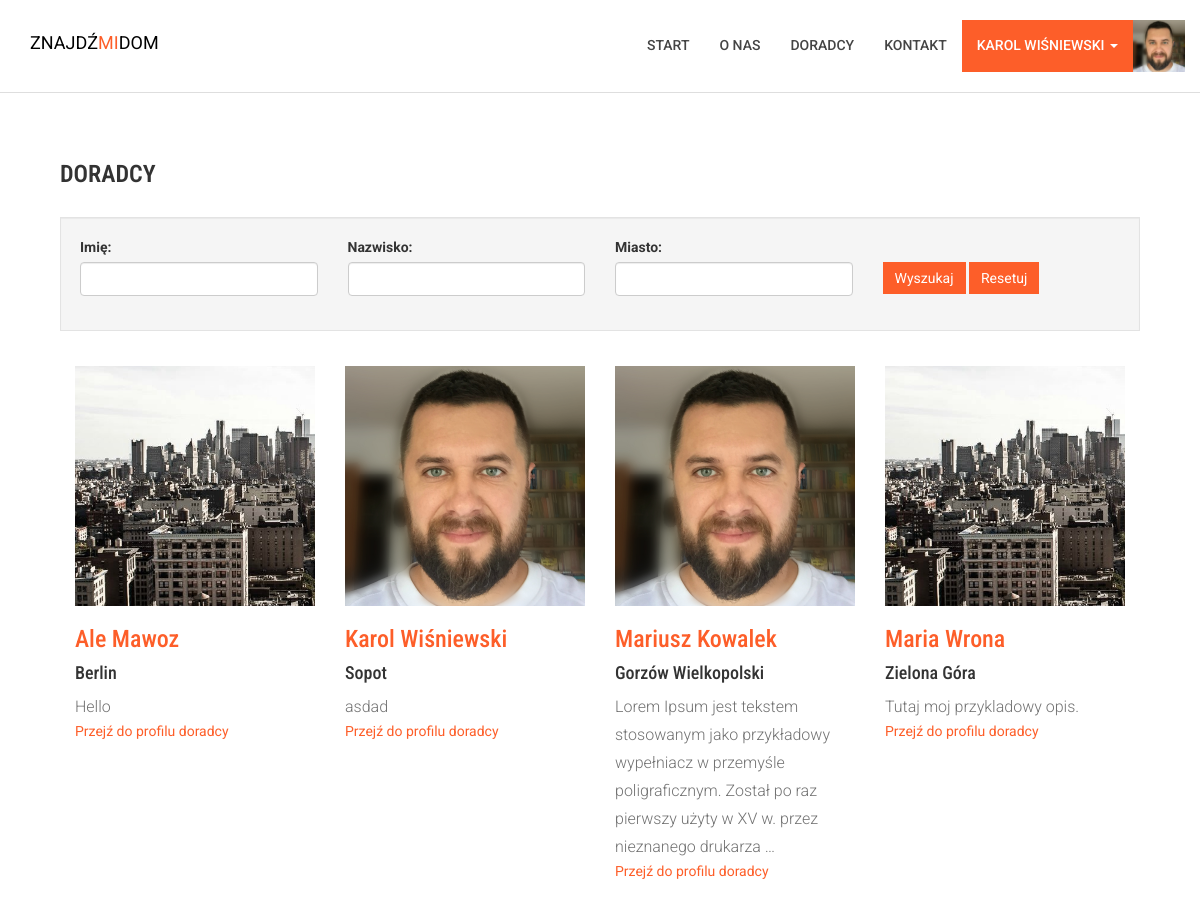
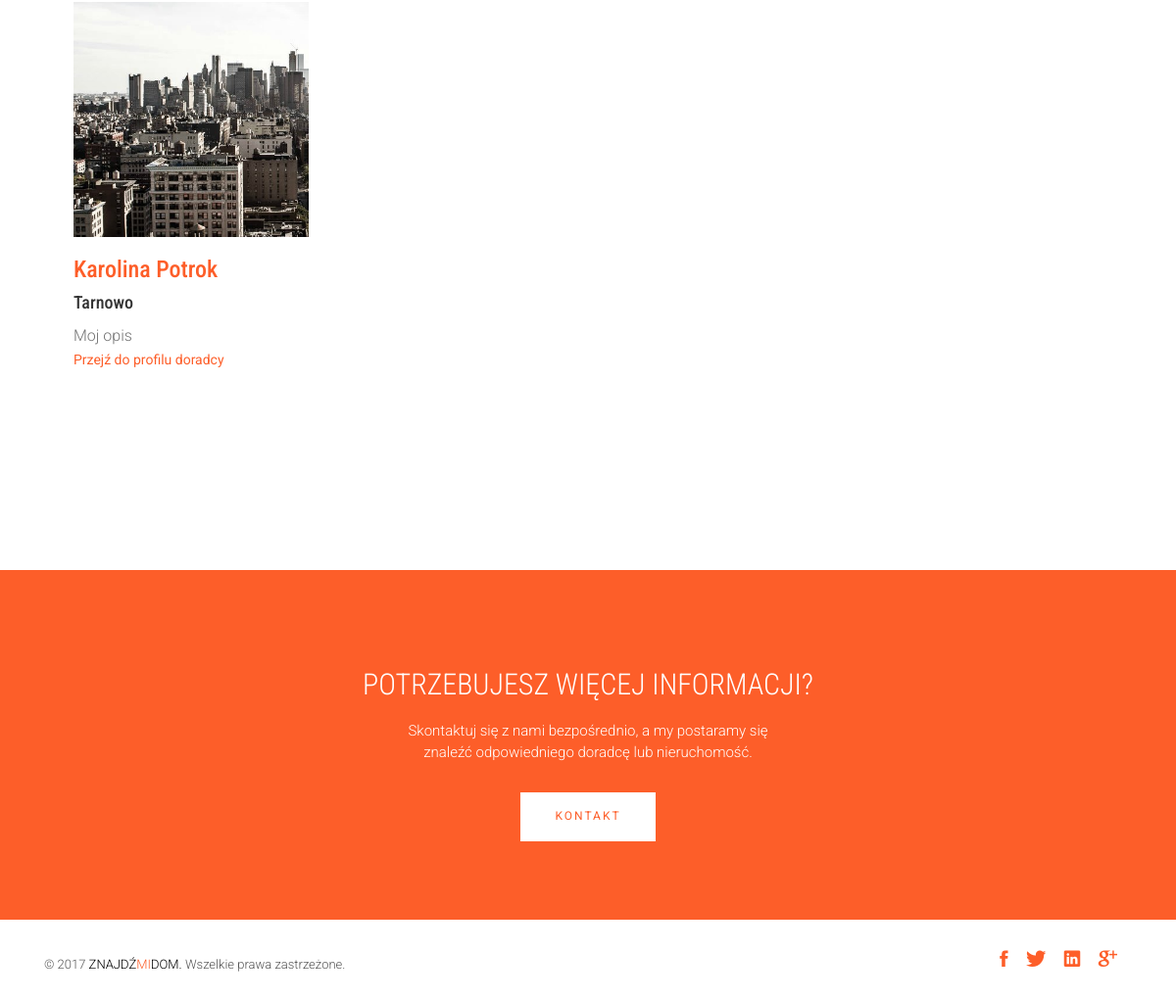
Page /profiles/ (signed in) on the committed database (2 pictures, top to bottom).
### profiles/models.py (models this page shows, shortened)
class Profile(models.Model):
	def validate_image(fieldfile_obj):
		filesize = fieldfile_obj.file.size
		megabyte_limit = 1
		if filesize > megabyte_limit*1024*1024:
			raise ValidationError("Zbyt duży rozmiar pliku. Użyj zdjęcia o rozmiarze poniżej %sMB" % str(megabyte_limit))
	user = models.OneToOneField(User, blank=True, null=True)
	avatar = models.ImageField(upload_to='avatar', blank=True, validators=[validate_image])
	description = models.TextField(blank=True)
	city = models.CharField(max_length=100, blank=True)
	updated = models.DateTimeField(auto_now=True, auto_now_add=False)
	timestamp = models.DateTimeField(auto_now=False, auto_now_add=True)

### profiles/views.py (the view)
def profile_list(request):
	profile_list = Profile.objects.filter(city__gt='', description__gt='')
	profile_filter = ProfileFilter(request.GET, queryset=profile_list)
	return render(request, 'profiles/profile_list.html', {'filter': profile_filter})

### profiles/templates/profiles/profile_list.html (shortened to what this page needs)
{% extends "base.html" %}
{% load static from staticfiles %}
{% load crispy_forms_tags %}
{% load widget_tweaks %}
{% block content%}
<section id="about">
    <div class="container">
        <div class="row">
            <div class="col-md-12 col-sm-12">
                <div class="block wow fadeInLeft" data-wow-delay=".3s" data-wow-duration="500ms">
                    <h2>
                    Doradcy
                    </h2>
                    <form method="get">
                    <div class="well">
                        <div class="row">
                            <div class="form-group col-md-3 col-sm-3">
                              {{ filter.form.user__first_name.label_tag }}
                              {% render_field filter.form.user__first_name class="form-control" %}
                            </div>
                            <div class="form-group col-md-3 col-sm-3">
                              {{ filter.form.user__last_name.label_tag }}
                              {% render_field filter.form.user__last_name class="form-control" %}
                            </div>
                            <div class="form-group col-md-3 col-sm-3">
                              {{ filter.form.city.label_tag }}
                              {% render_field filter.form.city class="form-control" %}
                            </div>
                            <div class="form-group col-md-3 col-sm-3">
                                <div class="filter-btns">
                                    <button type="submit" class="btn btn-default orange">Wyszukaj</button>
                                    <a href="{% url 'profiles:list' %}" class="btn btn-default orange">Resetuj</a>
                                </div>
                            </div>
                        </div>
                    </div>
                    </form>
                    <p>
                        {% for profile in filter.qs %}
                        <div class="col-md-3 col-sm-6 profile-list-item">
                        {% if profile.avatar %}
                        <a href="{% url 'profiles:detail' pk=profile.pk %}">
                            <img src="{{ profile.avatar.url}}" class="img-responsive" alt="{{ profile.user.get_full_name }}" width=300></a>
                        {% else %}
                        <a href="{% url 'profiles:detail' pk=profile.pk %}">
                            <img src="{% static 'images/avatar-default.jpg' %}"  class="img-responsive" alt="{{ profile.user.get_full_name }}" width=300>
                        </a>
                        {% endif %}
                            <h3><a href="{% url 'profiles:detail' pk=profile.pk %}">{{ profile.user.get_full_name }}</a></h3>
                            {% if profile.city %}
                            <h4> {{ profile.city }}</h4>
                            {% endif %}
                            <p class="profile-description-list">{{ profile.description|truncatewords_html:22 }}</p>
                            <a href="{% url 'profiles:detail' pk=profile.pk %}" class="profil-link">Przejź do profilu doradcy</a>
                        </div>
                        {% endfor %}
                    </p>
                </div>
            </div>
        </div>
    </div>
</section>
{% endblock %}

### templates/base.html (shortened to what this page needs)
{% load static from staticfiles %}
<!DOCTYPE html>
<html class="no-js">
    <head>
        <link rel="stylesheet" href="{% static 'css/bootstrap.min.css' %}">
        <link rel="stylesheet" href="{% static 'css/ionicons.min.css' %}">
        <link rel="stylesheet" href="{% static 'css/animate.css' %}">
        <link rel="stylesheet" href="{% static 'css/slider.css' %}">
        <link rel="stylesheet" href="{% static 'css/main.css' %}">
        <link rel="stylesheet" href="{% static 'css/responsive.css' %}">
    </head>
    <body>
        <header id="top-bar" class="navbar-fixed-top animated-header">
            <div class="container">
                <div class="navbar-header">
                    <div class="navbar-brand">
                        <a href="{% url 'home' %}" >
                            <span style="color: #000">ZNAJDŹ</span><span style="color: #fd5e29">MI</span><span style="color: #000">DOM</span>
                        </a>
                    </div>
                </div>
                <nav class="collapse navbar-collapse navbar-right" role="navigation">
                    <div class="main-menu">
                        <ul class="nav navbar-nav navbar-right">
                            <li>
                                <a href="{% url 'home' %}" >Start</a>
                            </li>
                            <li><a href="{% url 'about' %}">O nas</a></li>
                            <li><a href="{% url 'profiles:list' %}">Doradcy</a></li>
                            <li><a href="{% url 'contact' %}">Kontakt</a></li>
                            {% if user.is_authenticated %}
							  <li class="dropdown">
                                <a href="{% url 'panel' %}" class="dropdown-toggle btn-panel">{{ user.get_full_name }} <span class="caret"></span></a>
                                </li>
                                <li>
                                    {% if user.profile.avatar %}
                                <img src="{{ user.profile.avatar.url}}" id="profil-nav" class="img-responsive" alt="{{ profile.user.get_full_name }}" width=52>
                    {% else %}
                            <img src="{% static 'images/avatar-default.jpg' %}" id="profil-nav" class="img-responsive" alt="{{ profile.user.get_full_name }}" width=52>
                    {% endif %}
                                </li>
							    {% else %}
							    <li><a href="{% url 'account_login' %}">Logowanie</a></li>
							    <li><a href="{% url 'account_signup' %}">Rejestracja</a></li>
							{% endif %}
                        </ul>
                    </div>
                </nav>
            </div>
        </header>
        <section id="messages">
            <div class="container">
                <div class="row">
                    <div class="col-md-12">
                    </div>
                </div>
            </div>
        </section>
{% block content %}
{% endblock %}
            <section id="call-to-action">
                <div class="container">
                    <div class="row">
                        <div class="col-md-12">
                            <div class="block">
                                <h2 class="title wow fadeInDown" data-wow-delay=".3s" data-wow-duration="500ms">POTRZEBUJESZ WIĘCEJ INFORMACJI?</h1>
                                <p class="wow fadeInDown" data-wow-delay=".5s" data-wow-duration="500ms">Skontaktuj się z nami bezpośrednio, a my postaramy się<br>znaleźć odpowiedniego doradcę lub nieruchomość.</p>
                                <a href="{% url 'contact' %}" class="btn btn-default btn-contact wow fadeInDown" data-wow-delay=".7s" data-wow-duration="500ms">Kontakt</a>
                            </div>
                        </div>
                    </div>
                </div>
            </section>
            <footer id="footer">
                <div class="container">
                    <div class="col-md-8">
                        <p class="copyright">&copy; <span>2017</span>    <a href="{% url 'home' %}" >
                            <span style="color: #000">ZNAJDŹ</span><span style="color: #fd5e29">MI</span><span style="color: #000">DOM.</span>
                        </a> Wszelkie prawa zastrzeżone.
                    </div>
                    <div class="col-md-4">
                        <ul class="social">
                            <li>
                                <a href="#" class="Facebook">
                                    <i class="ion-social-facebook"></i>
                                </a>
                            </li>
                            <li>
                                <a href="#" class="Twitter">
                                    <i class="ion-social-twitter"></i>
                                </a>
                            </li>
                            <li>
                                <a href="#" class="Linkedin">
                                    <i class="ion-social-linkedin"></i>
                                </a>
                            </li>
                            <li>
                                <a href="#" class="Google Plus">
                                    <i class="ion-social-googleplus"></i>
                                </a>
                            </li>
                        </ul>
                    </div>
                </div>
            </footer>
        </body>
    </html>

### assets/css/main.css (style rules this page uses)
body { font-family: 'Roboto', sans-serif; }
h1, h2, h3, h4, h5, h6 { font-family: 'Roboto Condensed', sans-serif; }
p { font-family: 'Roboto', sans-serif; line-height: 22px; font-size: 16px; font-weight: 300; }
ul { padding-left: 0; }
ul li { list-style: none; }
h2 { font-size: 26px; }
a { color: #fd5e29; }
a.profil-link { font-weight: 400; }
.title { font-size: 30px; line-height: 1.1; font-weight: 300; color: #333; text-transform: uppercase; margin-bottom: 20px; }
.navbar-header .navbar-brand { padding: 5px 0; }
.navbar-header .navbar-brand a { height: auto; display: inline-block; margin-top: 8px; }
#top-bar { background: #fff; color: #fff; -webkit-transition: all 0.2s ease-out 0s; transition: all 0.2s ease-out 0s; padding: 15px 0; -webkit-box-shadow: 0 0 3px 0 rgba(0, 0, 0, 0.1); box-shadow: 0 0 3px 0 rgba(0, 0, 0, 0.1); border-bottom: 1px solid #dedede; }
#top-bar.animated-header { padding: 20px 0; background: #ffffff; box-shadow: none; }
#top-bar .main-menu li > a { color: #444; }
#top-bar .main-menu li { position: relative; }
#top-bar .main-menu li a { font-size: 14px; font-weight: 500; border-bottom: 2px solid transparent; -webkit-transition: .3s all; -o-transition: .3s all; transition: .3s all; text-transform: uppercase; }
#call-to-action { background: #fd5e29; background-size: cover; background-attachment: fixed; padding: 80px 0; text-align: center; position: relative; color: #fff; }
#call-to-action .block { position: relative; z-index: 99; color: #fff; }
#call-to-action .block h2 { margin-bottom: 15px; color: #fff; }
#call-to-action .block p { font-size: 15px; font-weight: 300; font-family: 'Roboto', sans-serif; margin-top: 20px; }
#call-to-action .block .btn-contact { background: #fff; border: none; color: #fd5e29; padding: 16px 35px; margin-top: 20px; font-size: 12px; letter-spacing: 2px; text-transform: uppercase; border-radius: 0; }
#about { padding: 30px 0 30px; }
#about .block { padding: 20px 30px 0 30px; }
#about .block h2 { font-size: 24px; font-weight: 600; margin-bottom: 30px; text-transform: uppercase; }
#about .block p { color: #727272; font-size: 16px; line-height: 28px; margin-bottom: 35px; }
#about .block img { max-width: 100%; }
#footer { background: #fff; padding: 25px 0; color: #555; }
#footer .copyright { font-size: 13px; margin-bottom: 0; margin-top: 10px; }
#footer .copyright a { color: #fd5e29; }
#footer .social { text-align: right; margin-bottom: 0; }
#footer .social li { display: inline-block; margin-right: 15px; }
#footer .social li a { font-size: 22px; color: #fd5e29; }
#messages { margin-top: 90px; }
#top-bar .main-menu li > a.dropdown-toggle.btn-panel { background-color: #fd5e29; color: #fff; }
.profile-list-item { min-height: 550px; }
#about .block p.profile-description-list { margin-bottom: 0; }
.well { border-radius: 0; -webkit-box-shadow: 0; box-shadow: 0; }
.filter-btns { padding-top: 20px; }
.btn.btn-default.orange { background-color: #fd5e29; color: #fff; border-radius: 0; border: none; margin-top: 5px; }

### rows in the picture
Profile: user.get_full_name "Ale Mawoz", city "Berlin", description "Hello"
Profile: avatar (picture), user.get_full_name "Karol Wiśniewski", city "Sopot", description "asdad"
Profile: avatar (picture), user.get_full_name "Mariusz Kowalek", city "Gorzów Wielkopolski", description "Lorem Ipsum jest tekstem stosowanym jako przykładowy wypełniacz w przemyśle poligraficznym. Został po raz pierwszy użyty w XV w. przez nieznanego drukarza …"
Profile: user.get_full_name "Maria Wrona", city "Zielona Góra", description "Tutaj moj przykladowy opis."
Profile: user.get_full_name "Karolina Potrok", city "Tarnowo", description "Moj opis"

### other values in the picture
{{ user.get_full_name }} "KAROL WIŚNIEWSKI"
{{ filter.form.user__first_name.label_tag }} "Imię:"
{{ filter.form.user__last_name.label_tag }} "Nazwisko:"
{{ filter.form.city.label_tag }} "Miasto:"
